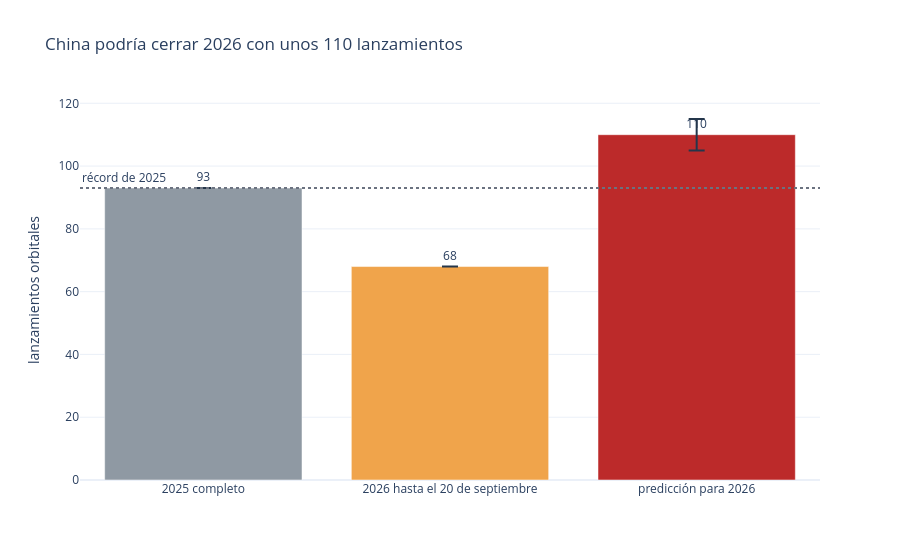

Here is the notebook cell this chart was saved with:
### Markdown cell above
### Qué resultados parecen más probables

Todas las simulaciones superan los 93 lanzamientos de 2025 y alcanzan al menos los 100. Dentro del comportamiento histórico reciente, ambas metas aparecen como resultados muy probables.

Alcanzar los 110 lanzamientos es más incierto: sucede en el 44,5 % de las simulaciones. Esto encaja con su papel como estimación central, alrededor de la cual se reparten los posibles resultados.

Llegar a 115 lanzamientos representa un escenario más exigente y solamente ocurre en el 3,9 % de las simulaciones.

Estos porcentajes dependen de que el calendario de final de año se comporte de forma similar al periodo 2021-2025. Retrasos, cancelaciones o cambios en los programas espaciales podrían producir un resultado diferente.

### Code cell
# importo la herramienta para personalizar el gráfico
import plotly.graph_objects as go

# preparo los valores que quiero comparar
categorias = [
    "2025 completo",
    "2026 hasta el 20 de septiembre",
    "predicción para 2026"
]

valores = [
    93,
    68,
    estimacion_simulada
]

# creo el gráfico de comparación
fig_prediccion = go.Figure()

fig_prediccion.add_trace(
    go.Bar(
        x=categorias,
        y=valores,
        marker_color=[
            "#8f99a3",
            "#f0a44b",
            "#bc2a2a"
        ],
        text=[
            "93",
            "68",
            f"{estimacion_simulada}"
        ],
        textposition="outside",
        error_y={
            "type": "data",
            "symmetric": False,
            "array": [
                0,
                0,
                limite_superior
                - estimacion_simulada
            ],
            "arrayminus": [
                0,
                0,
                estimacion_simulada
                - limite_inferior
            ],
            "color": "#24364b",
            "thickness": 2,
            "width": 8
        },
        hovertemplate=(
            "<b>%{x}</b><br>"
            "%{y} lanzamientos"
            "<extra></extra>"
        )
    )
)

# marco el récord establecido en 2025
fig_prediccion.add_hline(
    y=93,
    line_dash="dot",
    line_color="#6b7280",
    annotation_text="récord de 2025",
    annotation_position="top left"
)

fig_prediccion.update_layout(
    title=(
        "China podría cerrar 2026 "
        "con unos 110 lanzamientos"
    ),
    yaxis_title="lanzamientos orbitales",
    xaxis_title="",
    template="plotly_white",
    showlegend=False
)

fig_prediccion.show()

# guardo el gráfico interactivo
fig_prediccion.write_html(
    "prediccion_lanzamientos_china_2026.html",
    include_plotlyjs="cdn"
)

### Figure 1 — Plotly figure (JSON) as saved in the notebook; plotly's stock layout.template omitted (floating-point values rounded to 4 significant figures)
{"data": [{"error_y": {"array": [0, 0, 5], "arrayminus": [0, 0, 5], "color": "#24364b", "symmetric": false, "thickness": 2, "type": "data", "width": 8}, "hovertemplate": "<b>%{x}</b><br>%{y} lanzamientos<extra></extra>", "marker": {"color": ["#8f99a3", "#f0a44b", "#bc2a2a"]}, "text": ["93", "68", "110"], "textposition": "outside", "type": "bar", "x": ["2025 completo", "2026 hasta el 20 de septiembre", "predicción para 2026"], "y": [93, 68, 110]}], "layout": {"annotations": [{"showarrow": false, "text": "récord de 2025", "x": 0, "xanchor": "left", "xref": "x domain", "y": 93, "yanchor": "bottom", "yref": "y"}], "shapes": [{"line": {"color": "#6b7280", "dash": "dot"}, "type": "line", "x0": 0, "x1": 1, "xref": "x domain", "y0": 93, "y1": 93, "yref": "y"}], "showlegend": false, "title": {"text": "China podría cerrar 2026 con unos 110 lanzamientos"}, "xaxis": {"title": {"text": ""}}, "yaxis": {"title": {"text": "lanzamientos orbitales"}}}}
